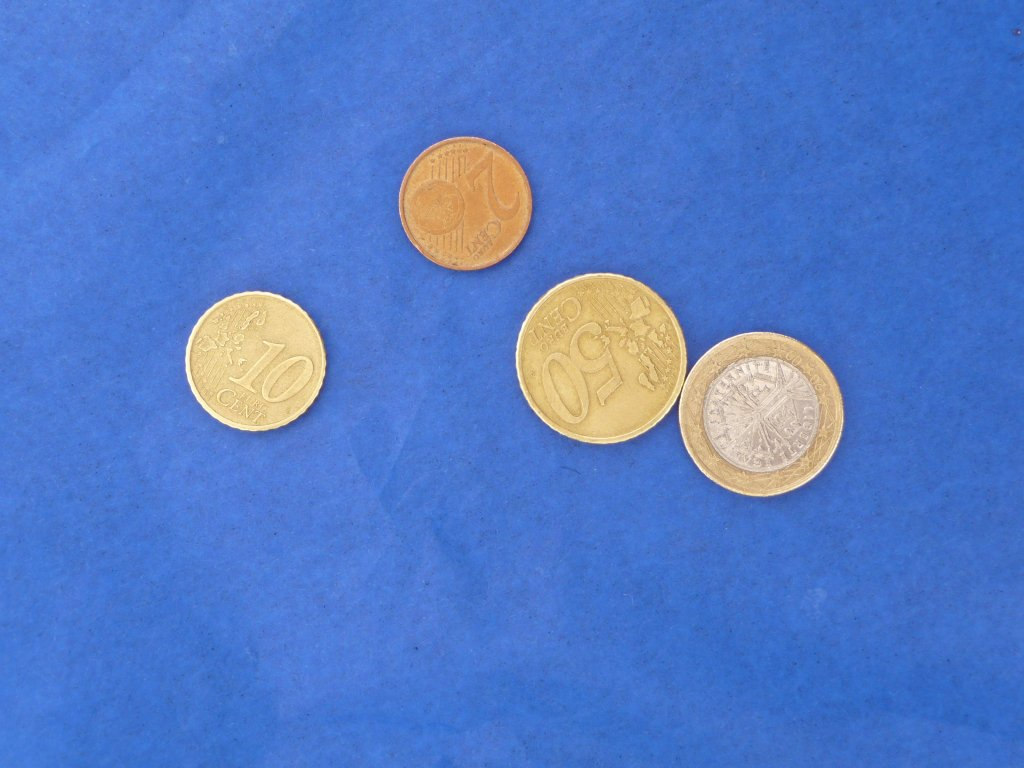
#> input picture PIV/gomespiv/piv/TL1/P1000705s.jpg, 1024 x 768 px
$ python TL1FINAL.py
#> lines starting #> are read from the running program, lines starting #| are printed output that depends on the picture; after the words box and inside, x2 and y2 are one past the last pixel; in counts of white or black regions, pixels touching at a corner belong together
### PIV/gomespiv/piv/TL1/bwLabel.py
# filename: bwLabel Module
import cv2
import numpy as np

def labeling(bwImage):
    bw = bwImage.copy()
    (contourSeq, [contourHierarchy]) = cv2.findContours(bw, \
                    cv2.RETR_CCOMP, cv2.CHAIN_APPROX_SIMPLE)
    contours =[]
    grayLevel = 0
    outImage = np.zeros(bwImage.shape)
    for i in range(len(contourSeq)):
        cX = contourSeq[i]
        # tests if it is not an internal contour and its area is grater than a minArea value
        if cv2.contourArea(cX) > 1000.0 and contourHierarchy[i][3] < 0 and (contourHierarchy[i][2]< 0 and not eqcent(contourSeq[i],contourHierarchy[i][2])):
            approx = cv2.approxPolyDP(cX,0.04*cv2.arcLength(cX,True),True)
            if len(approx) >= 6:
                grayLevel = grayLevel+1;
                color = (grayLevel,grayLevel,grayLevel)
                cv2.drawContours(outImage, contourSeq, i, color, 1)
                contours.append(cX)

    return contours, grayLevel, outImage

def eqcent(cont1,cont2):
    m1 = cv2.moments(cont1)
    m2 = cv2.moments(cont2)
    c1x = int(m1['m10']/m1['m00'])
    c1y = int(m1['m01']/m1['m00'])
    c2x = int(m2['m10']/m2['m00'])
    c2y = int(m2['m01']/m2['m00'])
    return (c1x,c1y) == (c2x,c2y)

### PIV/gomespiv/piv/TL1/TL1FINAL.py
# -*- coding: utf-8 -*-
##TP1 PIV
import bwLabel
import psColor
import cv2
import numpy as np
import math


# [4 lines of commented-out code are left out]
image = 'P1000705s.jpg' #4 moedas (2juntas)
# [4 lines of commented-out code are left out]

def loadImage(filename):
#> called with filename = 'P1000705s.jpg'
    return cv2.imread(filename)
#> returned value is the input picture: shape (768, 1024, 3); mean B, G, R 199.5, 123.1, 84.2

def brightEnhance(image):
    maxIntensity = 255.
    newimage = maxIntensity*(image/maxIntensity)**0.01
    newimage = np.array(newimage, dtype='uint8')
    return newimage

def processImage(image):
    imgSplit = cv2.split(image)
    flag,b = cv2.threshold(imgSplit[2],0,255,cv2.THRESH_OTSU)
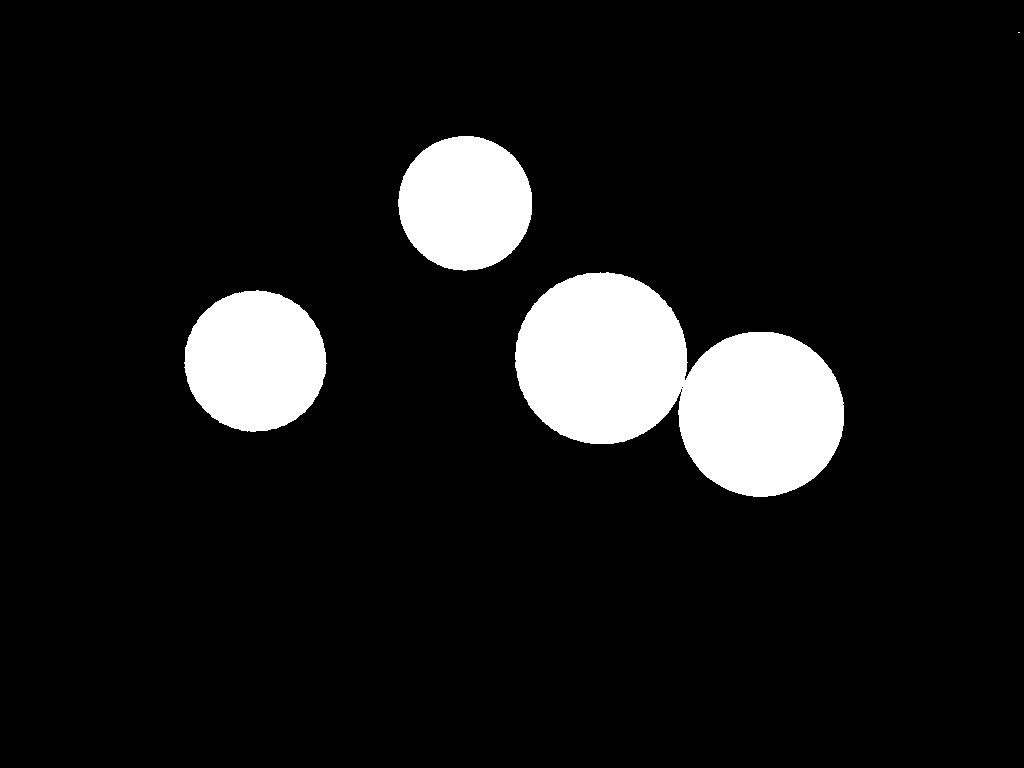
#> b: shape (768, 1024); 9.5% white; 4 white regions (1 under 20 px), largest, box (x1, y1, x2, y2) and area: (515, 272, 844, 497) 44787, (184, 290, 327, 432) 15692, (398, 136, 532, 271) 14183
#> flag = 252

    element = cv2.getStructuringElement(cv2.MORPH_ELLIPSE,(14,14))
    b = cv2.erode(b, element)
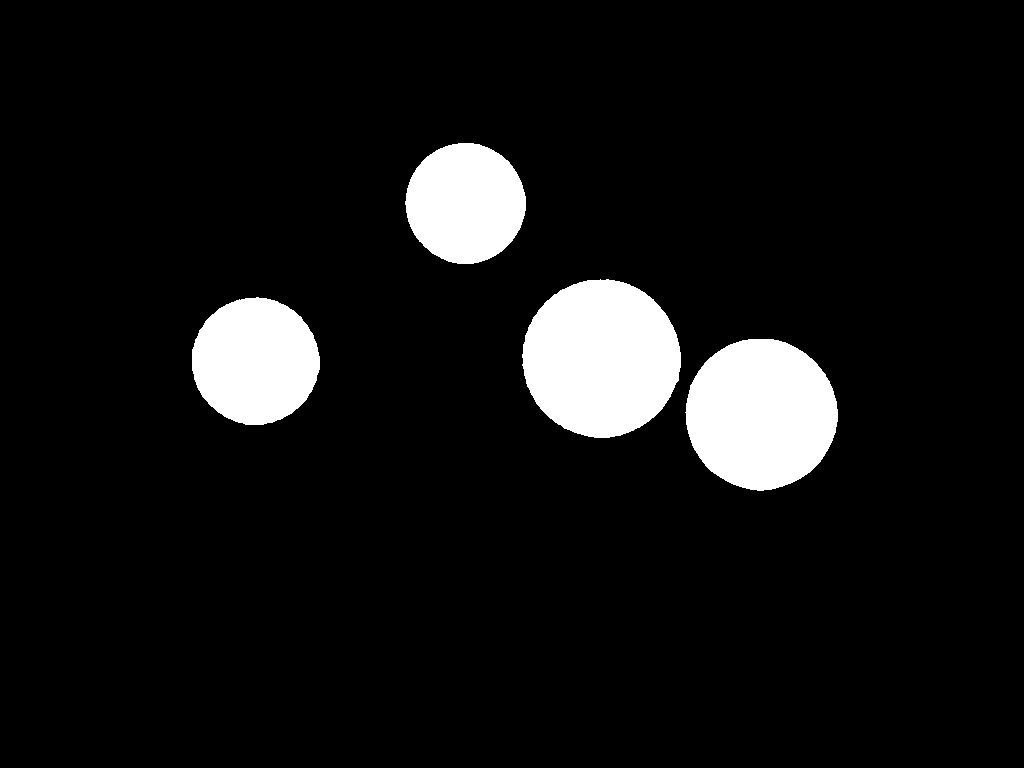
#> b: shape (768, 1024); 7.8% white; 4 white regions

    contours, graylevel, outimage = bwLabel.labeling(b)
#> in labeling, `(contourSeq, [contourHierarchy]) = cv2.findContours(bw, \ cv2.RETR_CCO..`: contourSeq = 4 contours; box (x1, y1, x2, y2) and area: (522, 279, 681, 438) 19374, (685, 339, 838, 491) 17818, (192, 297, 320, 425) 12532, (405, 143, 526, 264) 11196; contourHierarchy = [[1, -1, -1, -1], [2, 0, -1, -1], [3, 1, -1, -1], [-1, 2, -1, -1]]
#> the loop in labeling, `for i in range(len(contourSeq)):` made 1 pass
#> after the loop in labeling, `for i in range(len(contourSeq)):`: contours = []; grayLevel = 0
    #outimage = cv2.dilate(outimage,element)
    colormap = psColor.CreateColorMap(graylevel+1)
    pseudocolor = psColor.Gray2PseudoColor(outimage, colormap)

    element2 = cv2.getStructuringElement(cv2.MORPH_ELLIPSE,(7,7))
    pseudocolor = cv2.dilate(pseudocolor,element2)

    return pseudocolor,contours

# [19 lines left out: function count, not called in this run]

def finalRender(originalImage,values):
    newimage = cv2.add(originalImage,values)
    return newimage

def MoneyCounter(filename):
    start = loadImage(filename)
    copy = start.copy()
    copy = brightEnhance(copy)
    copy,contours = processImage(copy)
    copy = count(copy,contours)
    final = finalRender(start,copy)
    cv2.imshow('contador',final)
    cv2.waitKey()

#> (the run stopped early here; a loop or call above may not have finished)

$ run again, with PIV/gomespiv/piv/TL1/P1000697s.jpg copied over PIV/gomespiv/piv/TL1/P1000705s.jpg
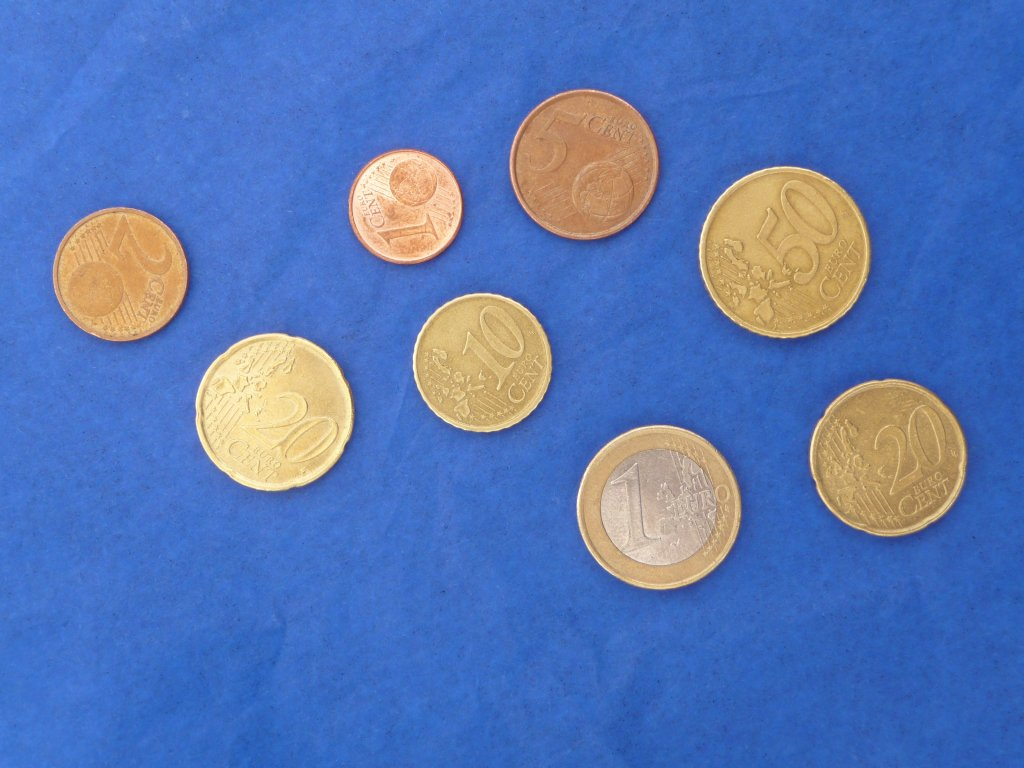
#> input picture PIV/gomespiv/piv/TL1/P1000697s.jpg, 1024 x 768 px
#> in loadImage, returned value is the input picture: shape (768, 1024, 3); mean B, G, R 181, 118.8, 87.8
#> in processImage, `flag,b = cv2.threshold(imgSplit[2],0,255,cv2.THRESH_OTSU)`:
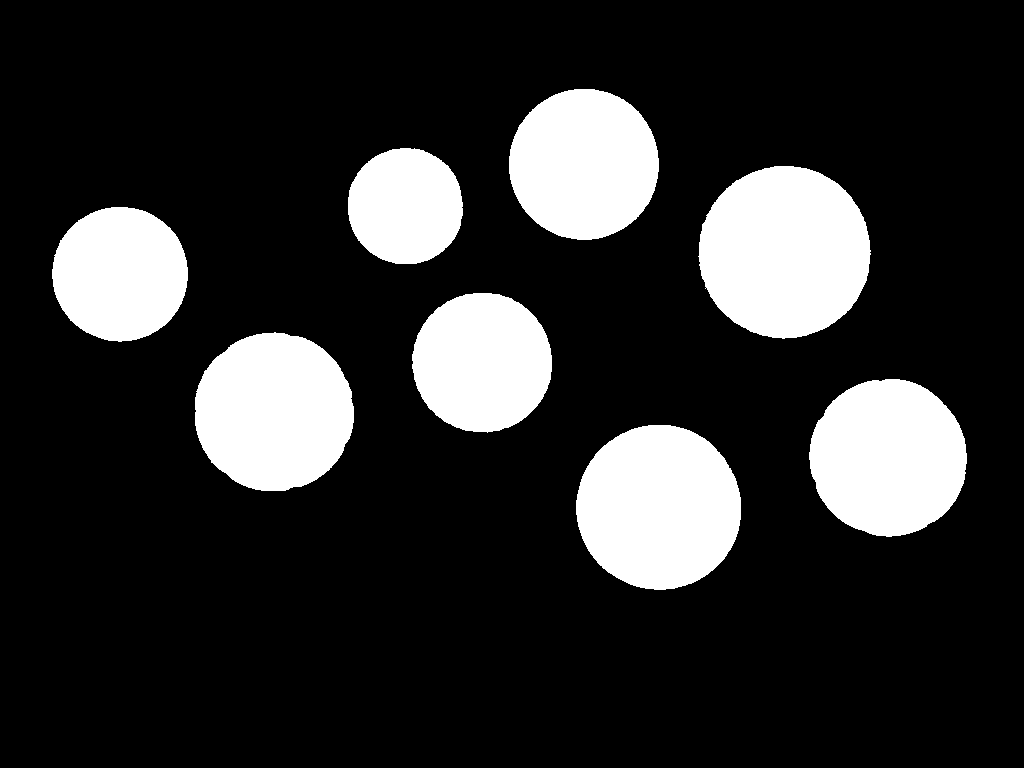
#> b: shape (768, 1024); 18.1% white; 8 white regions, largest, box (x1, y1, x2, y2) and area: (698, 166, 871, 339) 23311, (576, 425, 741, 590) 21379, (195, 332, 354, 491) 19877
#> flag = 252
#> in processImage, `b = cv2.erode(b, element)`:
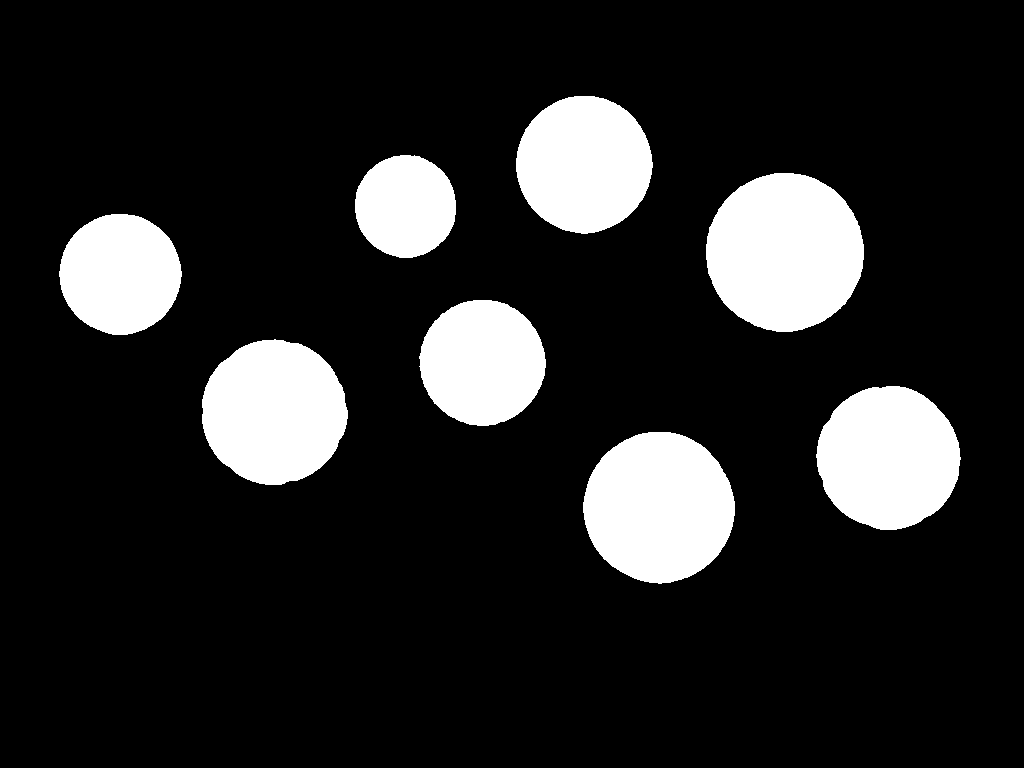
#> b: shape (768, 1024); 14.9% white; 8 white regions
#> contourSeq = 8 contours; box (x1, y1, x2, y2) and area: (706, 173, 864, 332) 19424, (583, 432, 735, 584) 17674, (202, 339, 348, 485) 16294, (816, 386, 961, 530) 15904, (516, 96, 653, 234) 14446, (419, 300, 546, 426) 12242, (59, 214, 182, 335) 11370, (355, 155, 456, 258) 8032; contourHierarchy = [[1, -1, -1, -1], [2, 0, -1, -1], [3, 1, -1, -1], [4, 2, -1, -1], [5, 3, -1, -1], [6, 4, -1, -1], [7, 5, -1, -1], [-1, 6, -1, -1]]
#> the loop in labeling, `for i in range(len(contourSeq)):` made 1 pass
#> after the loop in labeling, `for i in range(len(contourSeq)):`: contours = []; grayLevel = 0
